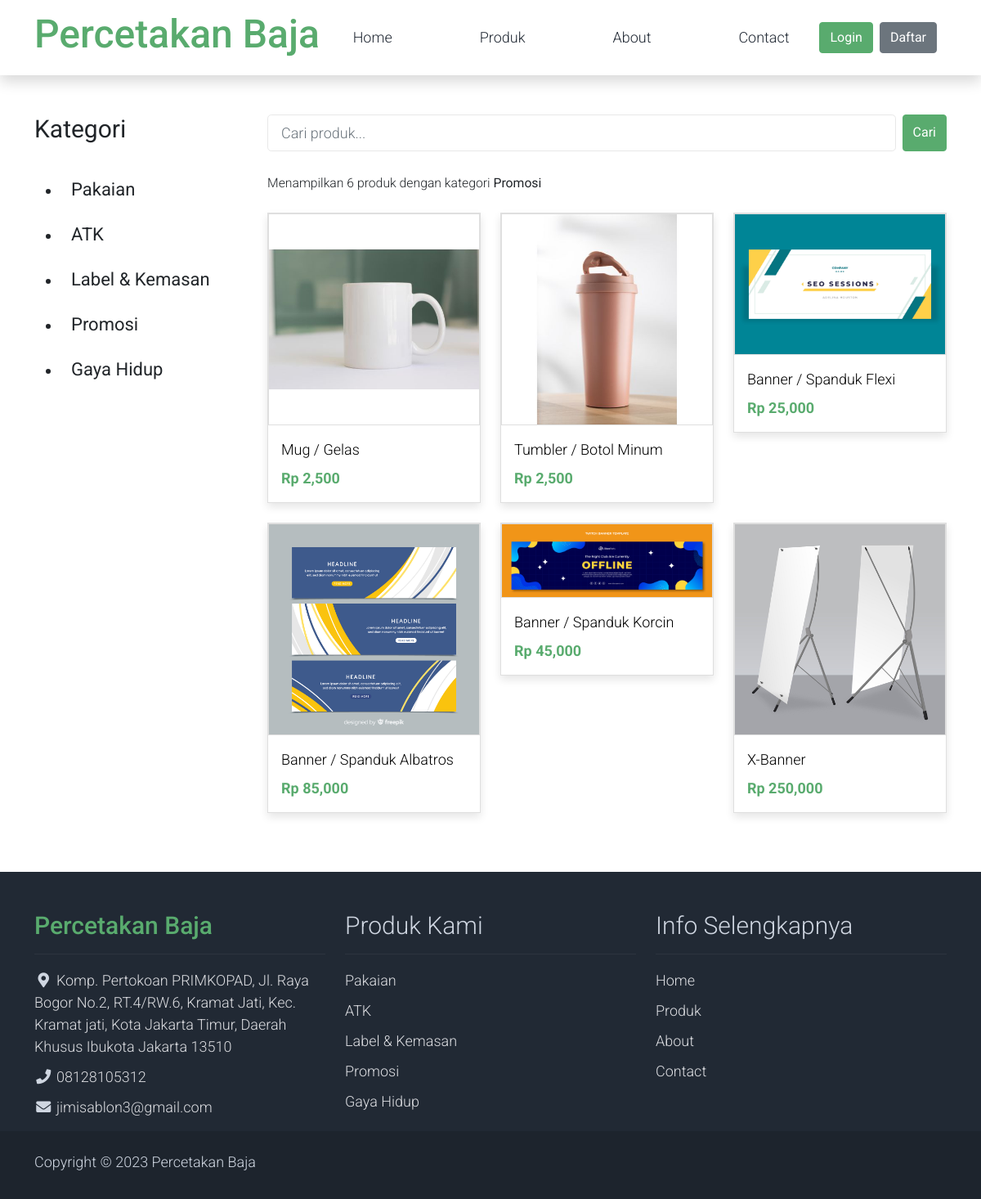
Screenshot of /produk?kategori=Promosi with the database file from the repository.
### tables this page shows
CREATE TABLE `kategori_produk` (
  `id_kategori_produk` int(11) NOT NULL,
  `nama_kategori_produk` varchar(25) NOT NULL
);

CREATE TABLE `produk` (
  `id_produk` char(5) NOT NULL,
  `nama_produk` varchar(128) NOT NULL,
  `gambar` blob NOT NULL,
  `id_kategori_produk` int(11) NOT NULL,
  `harga` decimal(10,0) NOT NULL,
  `deskripsi` text NOT NULL,
  `slug` varchar(255) NOT NULL
);

### application/controllers/Produk.php (called while the page is built, shortened)
<?php
class Produk extends CI_Controller {
    public function index()
    {
        $data = [
            'content'=>'pelanggan/produk',
            'kategori_produk' => $this->db->select('*')
                    ->get('kategori_produk')->result(),
            'produk' => $this->db->select('*')
                    ->from('produk as p')
                    ->join('kategori_produk as kp', 'kp.id_kategori_produk = p.id_kategori_produk')
                    ->like('nama_produk', $this->input->get('search'), 'both')
                    ->like('nama_kategori_produk', $this->input->get('kategori'), 'both')
                    ->get()->result(),
        ];
        $this->load->view('pelanggan/layouts/app', $data);
    }
}

### index.php (called while the page is built, shortened)
<?php
require_once BASEPATH.'core/CodeIgniter.php';

### application/views/pelanggan/produk.php (the view, shortened to what this page needs)
<div class="container py-5">
    <div class="row">
        <div class="col-lg-3">
            <form action="<?= base_url('produk') ?>" method="get">
            <h1 class="h2 pb-4 fw-normal">Kategori</h1>
            <ul class="list-styled templatemo-accordion">
                <?php foreach ($kategori_produk as $row): ?>
                <li>
                    <button onclick="this.form.submit()" name="kategori" value="<?= $row->nama_kategori_produk ?>" class="btn collapsed d-flex justify-content-between h3 text-decoration-none">
                        <?= $row->nama_kategori_produk ?>
                    </button>
                </li>
                <?php endforeach; ?>
            </ul>
            </form>
        </div>
        <div class="col-lg-9">
            <div class="row">
                <div class="col-md-12 pb-4">
                    <form action="<?= base_url('produk') ?>" method="get">
                    <div class="d-flex">
                        <input type="search" name="search" id="search" class="me-2 form-control form-control-lg" value="<?= $this->input->get('search') ?>" placeholder="Cari produk..." autocomplete="off">
                        <button type="submit" class="btn btn-success">Cari</button>
                    </div>
                    </form>
                </div>
            </div>
            <div class="mb-4">
                <small>
                    Menampilkan <?= count($produk) ?> produk
                    <?php if ($this->input->get('kategori')): ?>
                        dengan kategori <b><?= $this->input->get('kategori') ?></b>
                    <?php endif; ?>
                </small>
            </div>
            <div class="row">
                <?php foreach ($produk as $row): ?>
                    <div class="col-md-4">
                        <div class="card mb-4 product-wap rounded-0">
                            <div class="card rounded-0">
                                <img class="card-img rounded-0 img-fluid" src="<?= base_url('assets/uploads/') . $row->gambar ?>">
                            </div>
                            <div class="card-body">
                                <a href="<?= base_url('/produk/detail/') . $row->slug ?>" class="h3 text-decoration-none"><?= $row->nama_produk ?></a>
                                <ul class="w-100 list-unstyled d-flex justify-content-between mb-0">
                                </ul>
                                <p class="mb-0 fw-bold text-success">Rp <?= number_format($row->harga) ?></p>
                            </div>
                        </div>
                    </div>
                <?php endforeach; ?>
            </div>
        </div>
    </div>
</div>

### application/views/pelanggan/layouts/footer.php
<?php
$kategori_produk = $this->db->select('*')->get('kategori_produk')->result();
?>
<footer class="bg-dark" id="tempaltemo_footer">
        <div class="container">
            <div class="row">
                <div class="col-md-4 pt-5">
                    <h2 class="h2 text-success border-bottom pb-3 border-light logo">Percetakan Baja</h2>
                    <ul class="list-unstyled text-light footer-link-list">
                        <li>
                            <i class="fas fa-map-marker-alt fa-fw"></i>
                            <a class="text-decoration-none" href="maps:Komp. Pertokoan PRIMKOPAD, Jl. Raya Bogor No.2, RT.4/RW.6, Kramat Jati, Kec. Kramat jati, Kota Jakarta Timur, Daerah Khusus Ibukota Jakarta 13510">Komp. Pertokoan PRIMKOPAD, Jl. Raya Bogor No.2, RT.4/RW.6, Kramat Jati, Kec. Kramat jati, Kota Jakarta Timur, Daerah Khusus Ibukota Jakarta 13510</a>
                        </li>
                        <li>
                            <i class="fa fa-phone fa-fw"></i>
                            <a class="text-decoration-none" href="tel:08128105312">08128105312</a>
                        </li>
                        <li>
                            <i class="fa fa-envelope fa-fw"></i>
                            <a class="text-decoration-none" href="mailto:jimisablon3@gmail.com">jimisablon3@gmail.com</a>
                        </li>
                    </ul>
                </div>
                <div class="col-md-4 pt-5">
                    <h2 class="h2 text-light border-bottom pb-3 border-light">Produk Kami</h2>
                    <ul class="list-unstyled text-light footer-link-list">
                        <?php foreach ($kategori_produk as $kategori): ?>
                        <li><a class="text-decoration-none" href="<?= base_url('/produk?kategori=') . $kategori->nama_kategori_produk ?>"><?= $kategori->nama_kategori_produk ?></a></li>
                        <?php endforeach; ?>
                    </ul>
                </div>
                <div class="col-md-4 pt-5">
                    <h2 class="h2 text-light border-bottom pb-3 border-light">Info Selengkapnya</h2>
                    <ul class="list-unstyled text-light footer-link-list">
                        <li><a class="text-decoration-none" href="<?= base_url('/') ?>">Home</a></li>
                        <li><a class="text-decoration-none" href="<?= base_url('/produk') ?>">Produk</a></li>
                        <li><a class="text-decoration-none" href="<?= base_url('/about') ?>">About</a></li>
                        <li><a class="text-decoration-none" href="<?= base_url('/contact') ?>">Contact</a></li>
                    </ul>
                </div>
            </div>
        </div>
        <div class="w-100 bg-black py-3">
            <div class="container">
                <div class="row pt-2">
                    <div class="col-12">
                        <p class="text-left text-light">
                            Copyright &copy; <?= date('Y') ?> Percetakan Baja
                        </p>
                    </div>
                </div>
            </div>
        </div>
    </footer>

### assets/pelanggan/css/templatemo.css (style rules this page uses)
body, ul, li, p, a, label, input, div { font-family: 'Roboto', sans-serif; font-size: 18px !important; font-weight: 300 !important; }
.h2 { font-family: 'Roboto', sans-serif; font-size: 30px !important; font-weight: 300; }
.h3 { font-family: 'Roboto', sans-serif; font-size: 22px !important; }
.logo { font-weight: 500 !important; }
.text-success { color: #59ab6e !important; }
.text-light { color: #cfd6e1 !important; }
.bg-dark { background-color: #212934 !important; }
.bg-black { background-color: #1d242d !important; }
.btn-success { background-color: #59ab6e !important; border-color: #56ae6c !important; }
.product-wap { box-shadow: 0px 5px 10px 0px rgba(0, 0, 0, 0.10); }
.card.product-wap a { color: #000; }
.form-control { border: 1px solid #e8e8e8; }
#tempaltemo_footer a { color: #dcdde1; }
#tempaltemo_footer ul.footer-link-list li { padding-top: 10px; }
#tempaltemo_footer .border-light { border-color: #2d343f !important; }
.product-wap .h3, .product-wap li, .product-wap i, .product-wap p { font-size: 12px !important; }
@media (min-width: 992px) { .product-wap .h3, .product-wap li, .product-wap i, .product-wap p { font-size: 18px !important; } }

### rows the page displays
kategori_produk: nama_kategori_produk "Pakaian"
kategori_produk: nama_kategori_produk "ATK"
kategori_produk: nama_kategori_produk "Label & Kemasan"
kategori_produk: nama_kategori_produk "Promosi"
kategori_produk: nama_kategori_produk "Gaya Hidup"
produk: gambar (picture), nama_produk "Mug / Gelas", harga "2,500"
produk: gambar (picture), nama_produk "Tumbler / Botol Minum", harga "2,500"
produk: gambar (picture), nama_produk "Banner / Spanduk Flexi", harga "25,000"
produk: gambar (picture), nama_produk "Banner / Spanduk Albatros", harga "85,000"
produk: gambar (picture), nama_produk "Banner / Spanduk Korcin", harga "45,000"
produk: gambar (picture), nama_produk "X-Banner", harga "250,000"

### other values shown
count($produk) "6"
$this->input->get('kategori') "Promosi"
